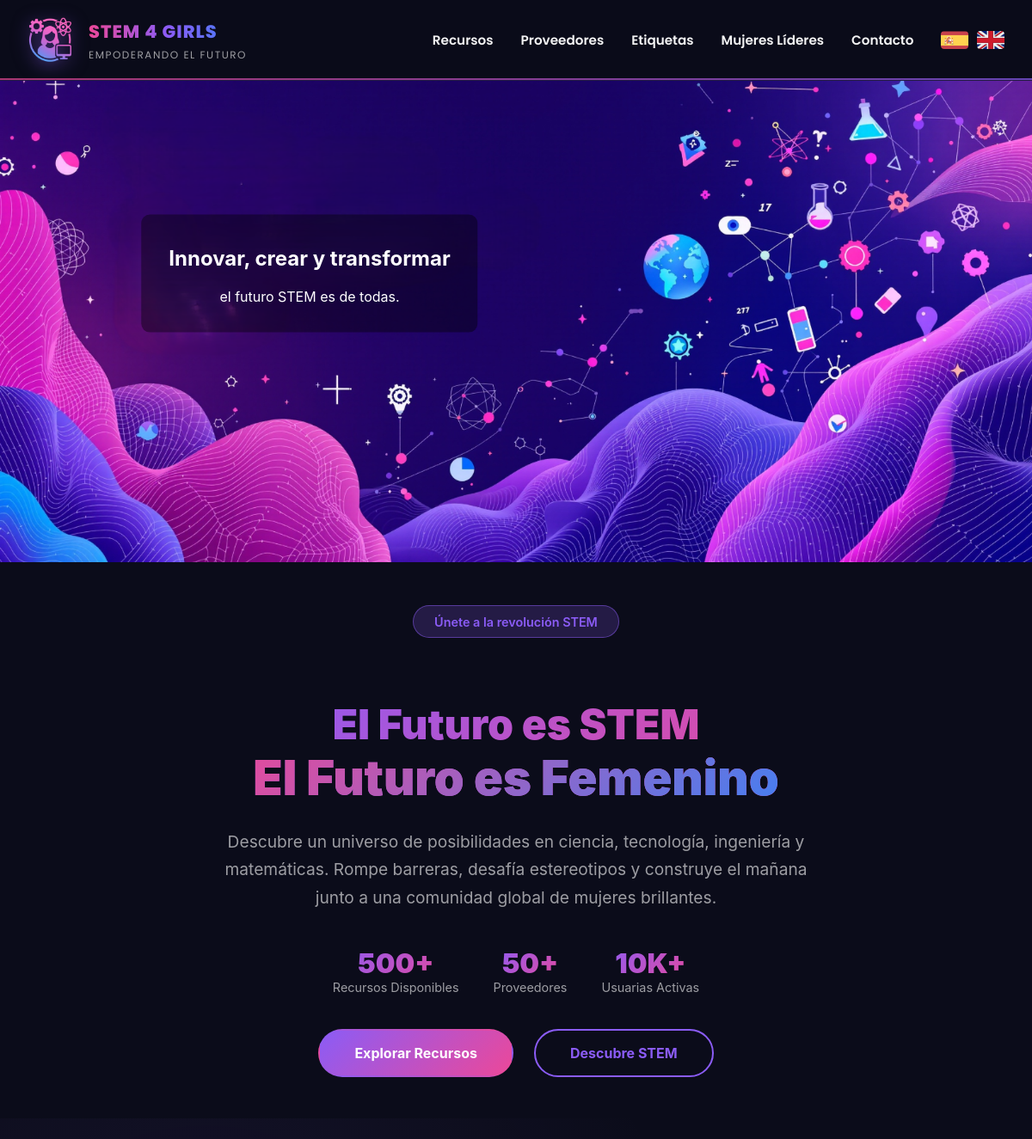
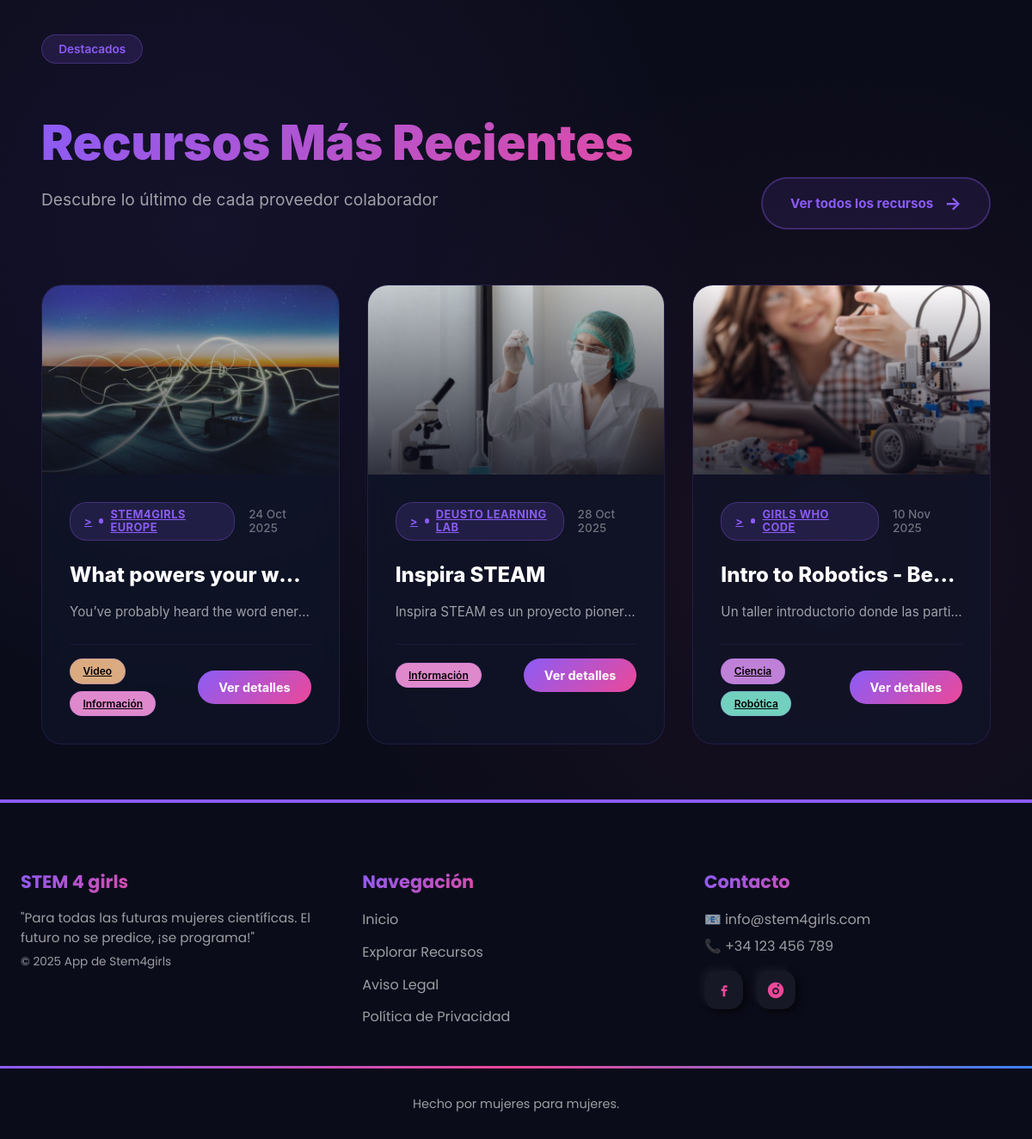
The page / on the database its author committed (2 pictures, top to bottom).
### appstem4girls/models.py (models this page shows, shortened)
class Recurso(models.Model):
    titulo = models.CharField(max_length=200)
    descripcion = models.TextField()
    fecha_publicacion = models.DateField(auto_now_add=True)
    enlace = models.URLField(blank=True)
    proveedor = models.ForeignKey(Proveedor, on_delete=models.CASCADE, related_name='recursos')
    tags = models.ManyToManyField(Tag, related_name='recursos')
    imagen = models.ImageField(upload_to='images',blank=True,null=True,verbose_name='Image')

class Proveedor(models.Model):
    nombre = models.CharField(max_length=100)
    descripcion = models.TextField()
    ciudad = models.CharField(max_length=150, blank=True)
    direccion = models.CharField(max_length=200, blank=True)
    telefono = models.CharField(max_length=20, blank=True)
    email = models.EmailField(blank=True)
    web = models.URLField(blank=True, null=True)

class Tag(models.Model):
    nombre = models.CharField(max_length=50)
    descripcion = models.TextField(blank=True)
    color_class = models.CharField(max_length=20, default='blue')

### appstem4girls/views.py (the view)
# urls.py: path('', views.index, name='index'),
def index(request):
    proveedores = Proveedor.objects.all()
    recursos_destacados = []
    for proveedor in proveedores:
        recurso = proveedor.recursos.order_by('-fecha_publicacion').first()
        if recurso:
            recursos_destacados.append(recurso)
    context = {
        'recursos_destacados': recursos_destacados,
    }
    return render(request, 'index.html', context)

### appstem4girls/templates/index.html (shortened to what this page needs)
{% extends "base.html" %}
{% load static%}
{% load i18n %}
{% block extra_css %}
<link rel="stylesheet" href="{% static 'css/index.css' %}">
{% endblock %}
{% block contenido %}
<section class="hero-imagen-section">
    <img src="{% static 'images/fondo.png' %}" alt="STEM 4 Girls" class="hero-img">
    <div class="hero-texto">
		<h1> {% trans "Innovar, crear y transformar" %}</h1>
		<p> {% trans "el futuro STEM es de todas." %}</p>
	</div>
</section>
<div class="particles-container" id="particles">
	<section class="hero" id="inicio">
		<div class="hero-content">
			<div class="hero-badge">Únete a la revolución STEM</div>
			<h1 class="hero-title">{% trans "El Futuro es STEM" %}<span class="hero-highlight">{% trans "El Futuro es Femenino" %}</span>
			</h1>
			<p class="hero-description"> {% trans "Descubre un universo de posibilidades en ciencia, tecnología, ingeniería y matemáticas. Rompe barreras, desafía estereotipos y construye el mañana junto a una comunidad global de mujeres brillantes." %}</p>
			<div class="hero-stats">
				<div class="hero-stat">
					<div class="hero-stat-number">500+</div>
					<div class="hero-stat-label">{% trans "Recursos Disponibles" %}</div>
				</div>
				<div class="hero-stat">
					<div class="hero-stat-number">50+</div>
					<div class="hero-stat-label">{% trans "Proveedores" %}</div>
				</div>
				<div class="hero-stat">
					<div class="hero-stat-number">10K+</div>
					<div class="hero-stat-label">{% trans "Usuarias Activas" %}</div>
				</div>
			</div>
			<div class="cta-container">
				<a href="{% url 'lista_recursos' %}" class="cta-button">{% trans "Explorar Recursos" %}</a>
				<a href="#stem" class="cta-button cta-secondary">{% trans "Descubre STEM" %}</a>
			</div>
		</div>
	</section>
	<section class="featured-resources" id="recursos">
    <div class="featured-container">
        <div class="featured-header">
            <div class="featured-header-content">
                <span class="featured-badge">{% trans "Destacados" %}</span>
                <h2 class="featured-title">{% trans "Recursos Más Recientes" %}</h2>
                <p class="featured-subtitle">{% trans "Descubre lo último de cada proveedor colaborador" %}</p>
            </div>
            <a href="{% url 'lista_recursos' %}" class="featured-view-all">
                <span>{% trans "Ver todos los recursos" %}</span>
                <span class="arrow">→</span>
            </a>
        </div>
        {% if recursos_destacados %}
        <div class="featured-grid">
            {% for recurso in recursos_destacados %}
            <article class="featured-card">
                <div class="card-image">
                     <img src="{% static recurso.imagen.url %}" alt="{{ recurso.titulo|escape }}" class="recurso_img">
                    <div class="card-overlay"></div>
                </div>
                <div class="card-content">
                    <div class="card-header">
                        <a href="{% url 'detalle_proveedor' recurso.proveedor.id %}" class="card-provider">>
                            <span class="provider-dot"></span>
                            {{ recurso.proveedor.nombre }}
                        </a>
                        <div class="card-date">
                            {{ recurso.fecha_publicacion|date:"d M Y" }}
                        </div>
                    </div>
                    <div class="card-body">
                        <h3 class="card-title">{{ recurso.titulo }}</h3>
                        <p class="card-description">
                            {% if recurso.descripcion|length > 100 %}
                                {{ recurso.descripcion|slice:":100" }}...
                            {% else %}
                                {{ recurso.descripcion }}
                            {% endif %}
                        </p>
                    </div>
                    <div class="card-footer">
                        {% if recurso.tags.all %}
                        <div class="card-tags">
                            {% for tag in recurso.tags.all|slice:":3" %}
                            <a href="{% url 'detalle_tag' tag.id %}" class="card-tag {{ tag.color_class }}">{{ tag.nombre }}</a>
                            {% endfor %}
                        </div>
                        {% endif %}
                        <a href="{% url 'detalle_recurso' recurso.id %}" class="card-link">
                            {% trans "Ver detalles" %}
                        </a>
                    </div>
                </div>
            </article>
            {% endfor %}
        </div>
        {% else %}
        <div class="no-resources">
            <div class="no-resources-icon">📚</div>
            <p>{% trans "No hay recursos disponibles en este momento" %}</p>
            <a href="{% url 'lista_recursos' %}" class="btn-explore">{% trans "Explorar recursos" %}</a>
        </div>
        {% endif %}
    </div>
</section>
</div>
{% endblock %}

### appstem4girls/static/css/base.css (style rules this page uses)
:root { --primary: #8B5CF6; --secondary: #EC4899; --accent: #3B82F6; --text-light: rgba(255, 255, 255, 0.95); --text-muted: rgba(255, 255, 255, 0.6); --bg-dark: #0B0C1A; }
body { font-family: 'Poppins', Arial, sans-serif; background-color: var(--bg-dark); color: var(--text-light); margin: 0; padding: 0; min-height: 100vh; display: flex; flex-direction: column; }

### rows shown on the page
Recurso: imagen (picture), proveedor.nombre "STEM4GIRLS EUROPE", fecha_publicacion "24 Oct 2025", titulo "What powers your w…", descripcion "You’ve probably heard the word ener…"
Tag: nombre "Video"
Tag: nombre "Información"
Recurso: imagen (picture), proveedor.nombre "DEUSTO LEARNING LAB", fecha_publicacion "28 Oct 2025", titulo "Inspira STEAM", descripcion "Inspira STEAM es un proyecto pioner…"
Recurso: imagen (picture), proveedor.nombre "GIRLS WHO CODE", fecha_publicacion "10 Nov 2025", titulo "Intro to Robotics - Be…", descripcion "Un taller introductorio donde las parti…"
Tag: nombre "Ciencia"
Tag: nombre "Robótica"
